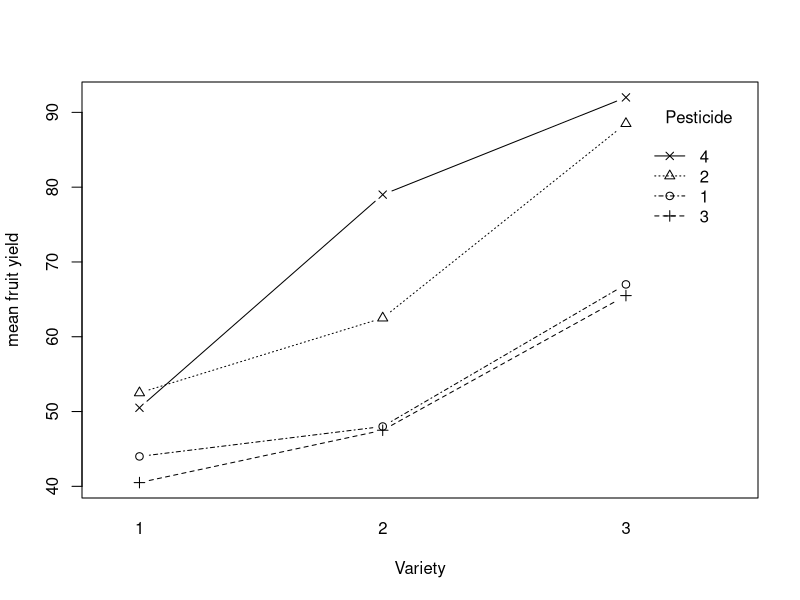
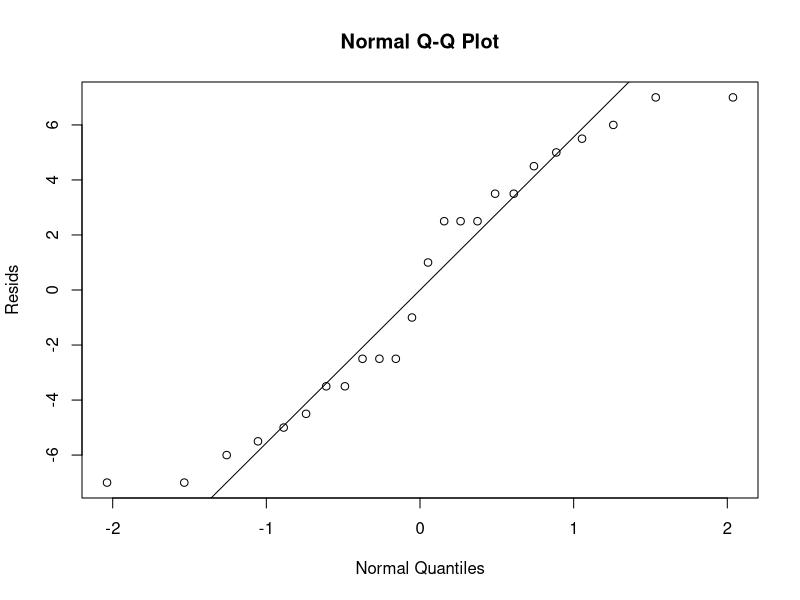

These figures' R source, in order:
library(tidyverse)
library(gplots)
library(multcomp)

yield <- read.csv("tree.csv")
interaction.plot(yield$Variety,yield$Pesticide,
                 yield$Yield,fun = mean,type = "b",
                 pch=c(1:4), legend = TRUE, 
                 trace.label = "Pesticide", fixed = FALSE,
                 xlab = "Variety", ylab = "mean fruit yield")

yield$Variety <- as.factor(yield$Variety)
yield$Pesticide <- as.factor(yield$Pesticide)

m1 <- lm(Yield~Variety+Pesticide+Pesticide:Variety,data = yield)

summary(m1)

anova(m1)

m2 <- lm(Yield~Variety+Pesticide,data = yield)
anova(m2)

yield$resids <- residuals(m1)

shapiro.test(yield$resids)

{qqnorm(yield$resids,
        xlab="Normal Quantiles",
        ylab="Resids")
  qqline(yield$resids)}
